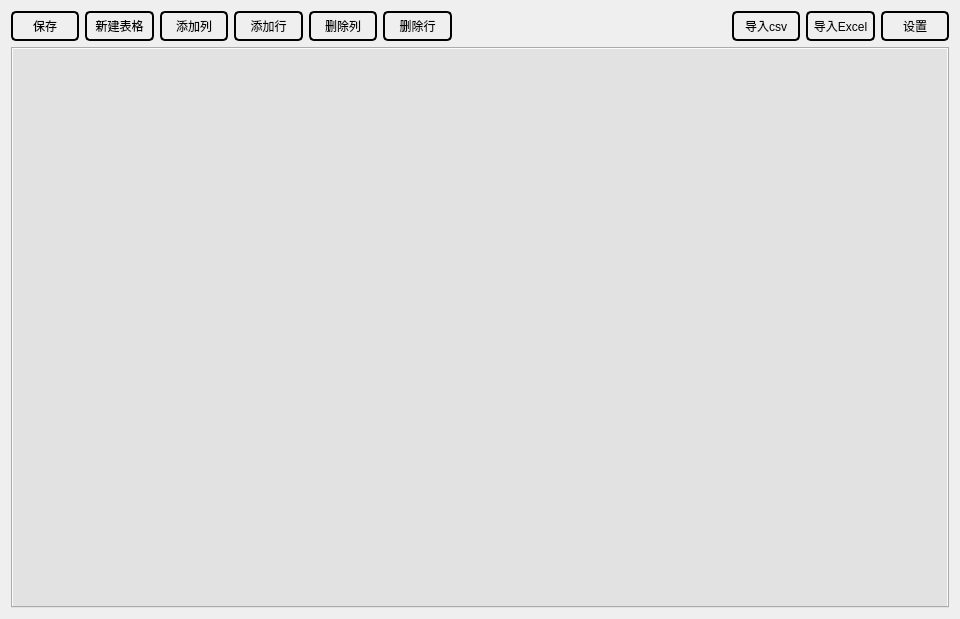
<?xml version="1.0" encoding="UTF-8"?>
<ui version="4.0">
 <class>TableView</class>
 <widget class="QWidget" name="TableView">
  <property name="geometry">
   <rect>
    <x>0</x>
    <y>0</y>
    <width>960</width>
    <height>619</height>
   </rect>
  </property>
  <property name="windowTitle">
   <string>Form</string>
  </property>
  <property name="styleSheet">
   <string notr="true">QWidget{
	//background:#fff;
}
QFrame
{
	background:rgba(0,0,0,0.1);
}</string>
  </property>
  <layout class="QHBoxLayout" name="horizontalLayout_2">
   <item>
    <layout class="QVBoxLayout" name="verticalLayout_3">
     <item>
      <layout class="QVBoxLayout" name="verticalLayout_2">
       <item>
        <layout class="QVBoxLayout" name="verticalLayout" stretch="1,16">
         <item>
          <layout class="QHBoxLayout" name="horizontalLayout" stretch="1,1,1,1,1,1,4,1,1,1">
           <item>
            <widget class="QPushButton" name="exportData">
             <property name="minimumSize">
              <size>
               <width>0</width>
               <height>30</height>
              </size>
             </property>
             <property name="styleSheet">
              <string notr="true">

QPushButton {
						border:2px solid;
border-radius:5px;
background-color: rgba(221, 221, 221, 0);
color: rgb(0, 0, 0);
border-color:rgb(0, 0, 0);
						 }

						 QPushButton:hover {
							 color: rgb(52, 167, 255);
							 border-color: rgb(52, 167, 255);
						 }

						 QPushButton:pressed {
							 color: rgb(46, 39, 239);
							 border-color: rgb(46, 39, 239);
						 }

						 QPushButton:disabled {
							 color: #333333;
						 }</string>
             </property>
             <property name="text">
              <string>保存</string>
             </property>
            </widget>
           </item>
           <item>
            <widget class="QPushButton" name="addNewTable">
             <property name="minimumSize">
              <size>
               <width>0</width>
               <height>30</height>
              </size>
             </property>
             <property name="styleSheet">
              <string notr="true">

QPushButton {
						border:2px solid;
border-radius:5px;
background-color: rgba(221, 221, 221, 0);
color: rgb(0, 0, 0);
border-color:rgb(0, 0, 0);
						 }

						 QPushButton:hover {
							 color: rgb(52, 167, 255);
							 border-color: rgb(52, 167, 255);
						 }

						 QPushButton:pressed {
							 color: rgb(46, 39, 239);
							 border-color: rgb(46, 39, 239);
						 }

						 QPushButton:disabled {
							 color: #333333;
						 }</string>
             </property>
             <property name="text">
              <string>新建表格</string>
             </property>
            </widget>
           </item>
           <item>
            <widget class="QPushButton" name="addColumn">
             <property name="minimumSize">
              <size>
               <width>0</width>
               <height>30</height>
              </size>
             </property>
             <property name="styleSheet">
              <string notr="true">

QPushButton {
						border:2px solid;
border-radius:5px;
background-color: rgba(221, 221, 221, 0);
color: rgb(0, 0, 0);
border-color:rgb(0, 0, 0);
						 }

						 QPushButton:hover {
							 color: rgb(52, 167, 255);
							 border-color: rgb(52, 167, 255);
						 }

						 QPushButton:pressed {
							 color: rgb(46, 39, 239);
							 border-color: rgb(46, 39, 239);
						 }

						 QPushButton:disabled {
							 color: #333333;
						 }</string>
             </property>
             <property name="text">
              <string>添加列</string>
             </property>
            </widget>
           </item>
           <item>
            <widget class="QPushButton" name="addRow">
             <property name="minimumSize">
              <size>
               <width>0</width>
               <height>30</height>
              </size>
             </property>
             <property name="styleSheet">
              <string notr="true">

QPushButton {
						border:2px solid;
border-radius:5px;
background-color: rgba(221, 221, 221, 0);
color: rgb(0, 0, 0);
border-color:rgb(0, 0, 0);
						 }

						 QPushButton:hover {
							 color: rgb(52, 167, 255);
							 border-color: rgb(52, 167, 255);
						 }

						 QPushButton:pressed {
							 color: rgb(46, 39, 239);
							 border-color: rgb(46, 39, 239);
						 }

						 QPushButton:disabled {
							 color: #333333;
						 }</string>
             </property>
             <property name="text">
              <string>添加行</string>
             </property>
            </widget>
           </item>
           <item>
            <widget class="QPushButton" name="deleteColumn">
             <property name="minimumSize">
              <size>
               <width>0</width>
               <height>30</height>
              </size>
             </property>
             <property name="styleSheet">
              <string notr="true">

QPushButton {
						border:2px solid;
border-radius:5px;
background-color: rgba(221, 221, 221, 0);
color: rgb(0, 0, 0);
border-color:rgb(0, 0, 0);
						 }

						 QPushButton:hover {
							 color: rgb(52, 167, 255);
							 border-color: rgb(52, 167, 255);
						 }

						 QPushButton:pressed {
							 color: rgb(46, 39, 239);
							 border-color: rgb(46, 39, 239);
						 }

						 QPushButton:disabled {
							 color: #333333;
						 }</string>
             </property>
             <property name="text">
              <string>删除列</string>
             </property>
            </widget>
           </item>
           <item>
            <widget class="QPushButton" name="deleteRow">
             <property name="minimumSize">
              <size>
               <width>0</width>
               <height>30</height>
              </size>
             </property>
             <property name="styleSheet">
              <string notr="true">

QPushButton {
						border:2px solid;
border-radius:5px;
background-color: rgba(221, 221, 221, 0);
color: rgb(0, 0, 0);
border-color:rgb(0, 0, 0);
						 }

						 QPushButton:hover {
							 color: rgb(52, 167, 255);
							 border-color: rgb(52, 167, 255);
						 }

						 QPushButton:pressed {
							 color: rgb(46, 39, 239);
							 border-color: rgb(46, 39, 239);
						 }

						 QPushButton:disabled {
							 color: #333333;
						 }</string>
             </property>
             <property name="text">
              <string>删除行</string>
             </property>
            </widget>
           </item>
           <item>
            <spacer name="horizontalSpacer">
             <property name="orientation">
              <enum>Qt::Horizontal</enum>
             </property>
             <property name="sizeHint" stdset="0">
              <size>
               <width>40</width>
               <height>20</height>
              </size>
             </property>
            </spacer>
           </item>
           <item>
            <widget class="QPushButton" name="importCsv">
             <property name="minimumSize">
              <size>
               <width>0</width>
               <height>30</height>
              </size>
             </property>
             <property name="styleSheet">
              <string notr="true">

QPushButton {
						border:2px solid;
border-radius:5px;
background-color: rgba(221, 221, 221, 0);
color: rgb(0, 0, 0);
border-color:rgb(0, 0, 0);
						 }

						 QPushButton:hover {
							 color: rgb(52, 167, 255);
							 border-color: rgb(52, 167, 255);
						 }

						 QPushButton:pressed {
							 color: rgb(46, 39, 239);
							 border-color: rgb(46, 39, 239);
						 }

						 QPushButton:disabled {
							 color: #333333;
						 }</string>
             </property>
             <property name="text">
              <string>导入csv</string>
             </property>
            </widget>
           </item>
           <item>
            <widget class="QPushButton" name="importExcel">
             <property name="minimumSize">
              <size>
               <width>0</width>
               <height>30</height>
              </size>
             </property>
             <property name="styleSheet">
              <string notr="true">

QPushButton {
						border:2px solid;
border-radius:5px;
background-color: rgba(221, 221, 221, 0);
color: rgb(0, 0, 0);
border-color:rgb(0, 0, 0);
						 }

						 QPushButton:hover {
							 color: rgb(52, 167, 255);
							 border-color: rgb(52, 167, 255);
						 }

						 QPushButton:pressed {
							 color: rgb(46, 39, 239);
							 border-color: rgb(46, 39, 239);
						 }

						 QPushButton:disabled {
							 color: #333333;
						 }</string>
             </property>
             <property name="text">
              <string>导入Excel</string>
             </property>
            </widget>
           </item>
           <item>
            <widget class="QPushButton" name="setting">
             <property name="minimumSize">
              <size>
               <width>0</width>
               <height>30</height>
              </size>
             </property>
             <property name="styleSheet">
              <string notr="true">

QPushButton {
						border:2px solid;
border-radius:5px;
background-color: rgba(221, 221, 221, 0);
color: rgb(0, 0, 0);
border-color:rgb(0, 0, 0);
						 }

						 QPushButton:hover {
							 color: rgb(52, 167, 255);
							 border-color: rgb(52, 167, 255);
						 }

						 QPushButton:pressed {
							 color: rgb(46, 39, 239);
							 border-color: rgb(46, 39, 239);
						 }

						 QPushButton:disabled {
							 color: #333333;
						 }</string>
             </property>
             <property name="text">
              <string>设置</string>
             </property>
            </widget>
           </item>
          </layout>
         </item>
         <item>
          <widget class="QTabWidget" name="tabWidget"/>
         </item>
        </layout>
       </item>
      </layout>
     </item>
    </layout>
   </item>
  </layout>
 </widget>
 <resources/>
 <connections/>
</ui>
